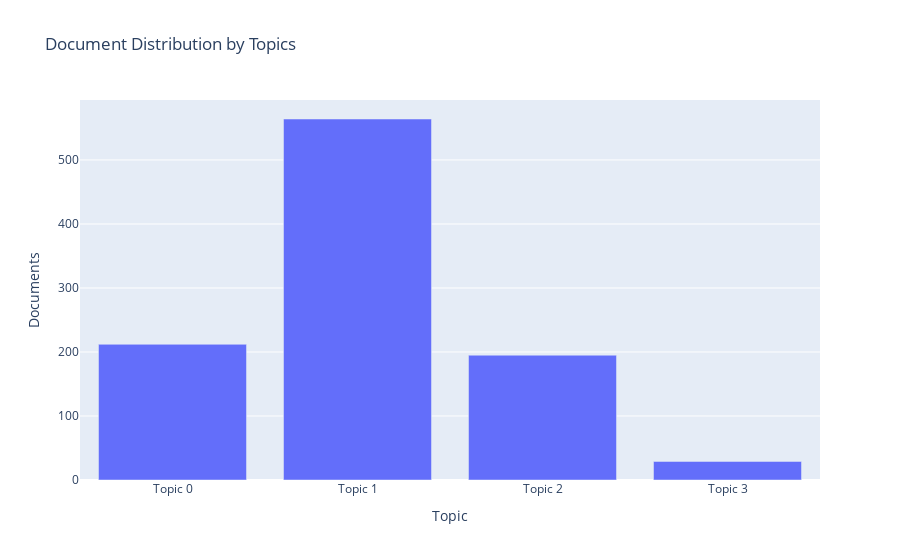

Notebook source saved alongside this figure:
### Code cell
# Topic distribution 
plot_model(lda, plot = 'topic_distribution')

### Figure 1 — Plotly figure (JSON) as saved in the notebook; plotly's stock layout.template omitted (floating-point values rounded to 4 significant figures)
{"data": [{"alignmentgroup": "True", "customdata": [["business, school, child, loan, buy, able, year, family, request, pay"], ["business, loan, sell, year, child, work, buy, make, product, help"], ["loan, child, group, school, year, member, sell, also, business, buy"], ["loan, rice, farmer, also, use, land, small, area, sector, many"]], "hovertemplate": "Topic=%{x}<br>Documents=%{y}<br>Keyword=%{customdata[0]}<extra></extra>", "legendgroup": "", "marker": {"color": "#636efa", "pattern": {"shape": ""}}, "name": "", "offsetgroup": "", "orientation": "v", "showlegend": false, "textposition": "auto", "type": "bar", "x": ["Topic 0", "Topic 1", "Topic 2", "Topic 3"], "xaxis": "x", "y": [212, 564, 195, 29], "yaxis": "y"}], "layout": {"barmode": "relative", "legend": {"tracegroupgap": 0}, "title": {"text": "Document Distribution by Topics"}, "xaxis": {"anchor": "y", "domain": [0, 1], "title": {"text": "Topic"}}, "yaxis": {"anchor": "x", "domain": [0, 1], "title": {"text": "Documents"}}}}
